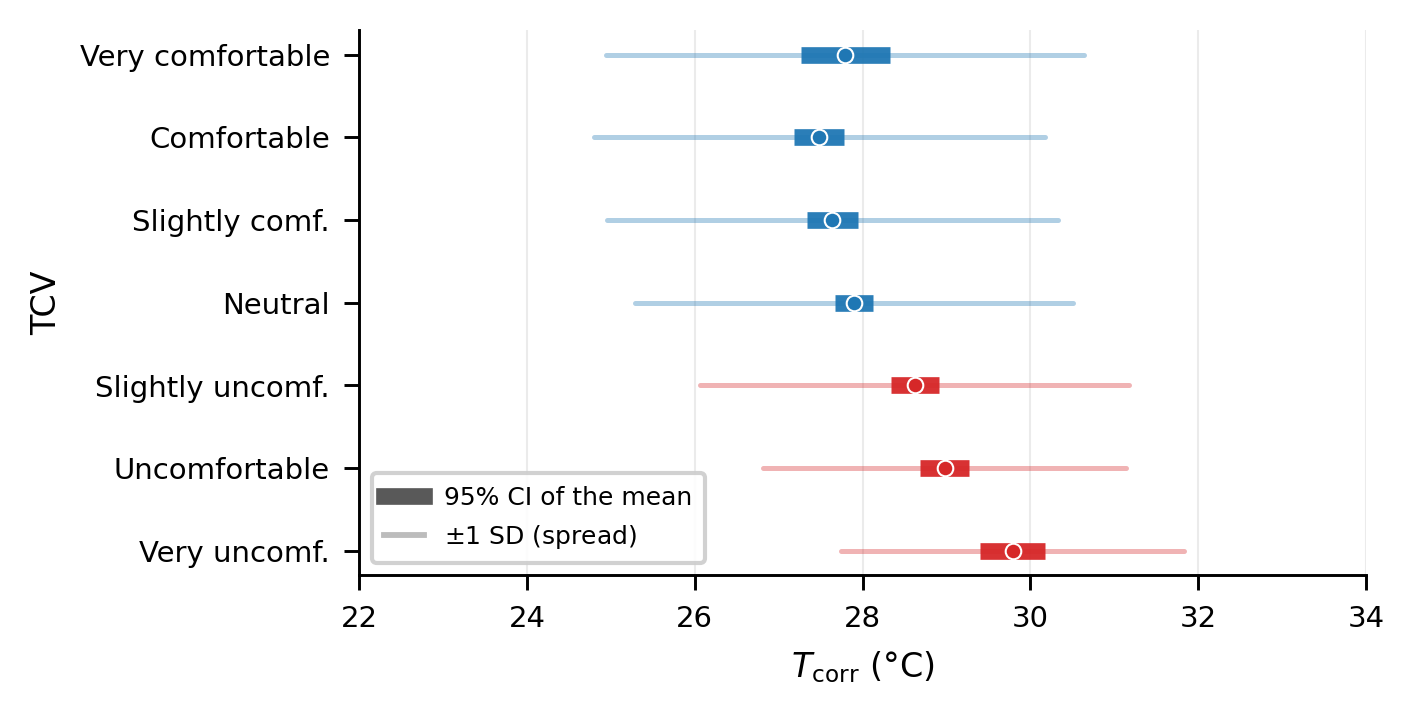

Recreate this plot in Python.
"""F1b - The 'honest' version of the category-means figure.
For each of the 7 TCV categories: mean T_corr with (i) a thick 95% CI of the mean
and (ii) a thin +/-1 SD bar showing the actual within-category spread.
No two-line fit, no intersection annotation. The point is that the category means are
statistically ordered (tiny CI) yet practically inseparable (steps ~0.3 C vs spread ~2.5 C).
Size 11x6 cm. PNG 300dpi + PDF."""
import numpy as np
import matplotlib.pyplot as plt
from matplotlib.lines import Line2D
from _common import load, set_style, save, CM

set_style()
df = load()

order = [3, 2, 1, 0, -1, -2, -3]            # comfortable -> uncomfortable
labels = {3: "Very comfortable", 2: "Comfortable", 1: "Slightly comf.",
          0: "Neutral", -1: "Slightly uncomf.", -2: "Uncomfortable",
          -3: "Very uncomf."}

st = {}
for s in order:
    v = df.loc[df.score == s, "T_corr"].dropna().values
    m = v.mean(); sd = v.std(ddof=1); n = len(v)
    st[s] = dict(mean=m, sd=sd, ci=1.96 * sd / np.sqrt(n), n=n)

ypos = {s: i for i, s in enumerate(order[::-1])}  # very uncomf at top

fig, ax = plt.subplots(figsize=(11 * CM, 6 * CM))
CSIDE, USIDE = "#1f77b4", "#d62728"
col = lambda s: CSIDE if s >= 0 else USIDE

for s in order:
    y = ypos[s]; d = st[s]
    ax.plot([d["mean"] - d["sd"], d["mean"] + d["sd"]], [y, y],
            color=col(s), lw=1.2, alpha=0.35, solid_capstyle="round", zorder=2)
    ax.plot([d["mean"] - d["ci"], d["mean"] + d["ci"]], [y, y],
            color=col(s), lw=4.0, alpha=0.95, solid_capstyle="butt", zorder=3)
    ax.scatter([d["mean"]], [y], color=col(s), s=14, zorder=4,
               edgecolors="white", linewidths=0.5)

ax.set_yticks([ypos[s] for s in order])
ax.set_yticklabels([labels[s] for s in order])
ax.set_xlabel(r"$T_{\rm corr}$ (°C)")
ax.set_ylabel("TCV")
ax.set_xlim(22, 34)
ax.grid(axis="x", color="0.92", lw=0.5)
ax.set_axisbelow(True)

legend = [
    Line2D([0], [0], color="0.35", lw=4.0, label="95% CI of the mean"),
    Line2D([0], [0], color="0.35", lw=1.4, alpha=0.4, label=r"$\pm 1$ SD (spread)"),
]
ax.legend(handles=legend, loc="lower left", frameon=True, framealpha=0.9,
          edgecolor="0.8", fontsize=6, handlelength=1.6, borderpad=0.5)

save(fig, "F1b_means_vs_spread")
